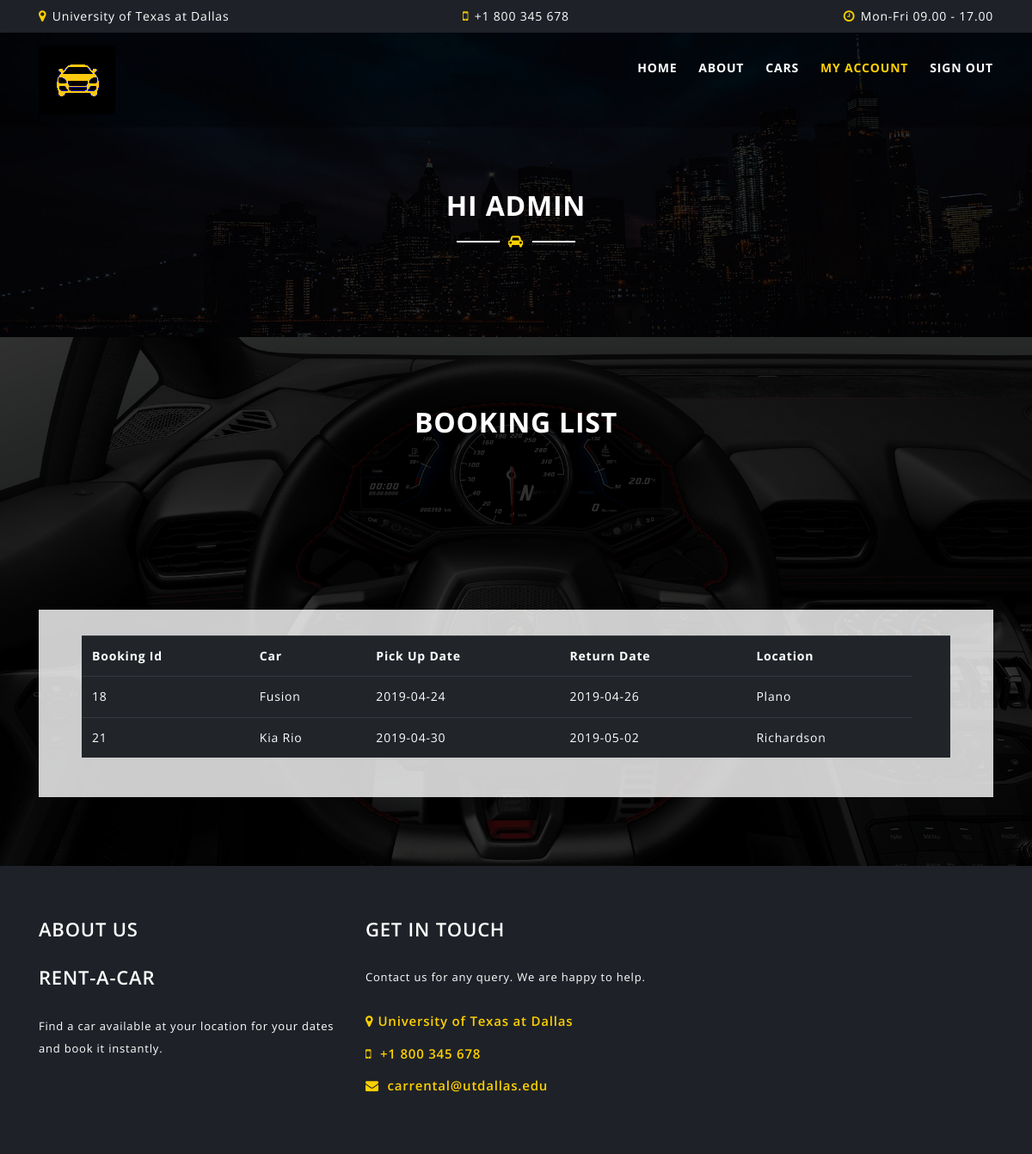
The app's page /myaccount.php (signed in) with its own data.
### tables this page shows
CREATE TABLE `booking` (
  `book_id` int(11) NOT NULL,
  `user_id` int(11) NOT NULL,
  `loc_id` int(11) NOT NULL,
  `car_id` int(11) NOT NULL,
  `pick_up` date NOT NULL,
  `return_date` date NOT NULL,
  `status` varchar(10) NOT NULL,
  `amt` float NOT NULL
);

CREATE TABLE `car` (
  `car_id` int(11) NOT NULL,
  `name` varchar(50) NOT NULL,
  `type_id` int(11) NOT NULL,
  `status` varchar(2) NOT NULL,
  `Image` varchar(20) NOT NULL
);

### myaccount.php (the view, shortened to what this page needs)
<!DOCTYPE html>
<html class="no-js" lang="zxx">
<head>
    <link href="assets/css/bootstrap.min.css" rel="stylesheet">
    <link href="assets/css/plugins/slicknav.min.css" rel="stylesheet">
    <link href="assets/css/plugins/magnific-popup.css" rel="stylesheet">
    <link href="assets/css/plugins/owl.carousel.min.css" rel="stylesheet">
    <link href="assets/css/plugins/gijgo.css" rel="stylesheet">
    <link href="assets/css/font-awesome.css" rel="stylesheet">
    <link href="assets/css/reset.css" rel="stylesheet">
    <link href="style.css" rel="stylesheet">
    <link href="assets/css/responsive.css" rel="stylesheet">
</head>
<body class="loader-active">
    <header id="header-area" class="fixed-top">
        <div id="header-top" class="d-none d-xl-block">
                    <div class="container">
                        <div class="row">
                            <div class="col-lg-4 text-left">
                                <i class="fa fa-map-marker"></i> University of Texas at Dallas
                            </div>
                            <div class="col-lg-4 text-center">
                                <i class="fa fa-mobile"></i> +1 800 345 678
                            </div>
                            <div class="col-lg-4 text-right">
                                <i class="fa fa-clock-o"></i> Mon-Fri 09.00 - 17.00
                            </div>
                        </div>
                    </div>
                </div>
        <div id="header-bottom">
            <div class="container">
                <div class="row">
                    <div class="col-lg-4">
                        <a href="index.php" class="logo">
                            <img src="assets/img/logo.png" alt="JSOFT">
                        </a>
                    </div>
                    <div class="col-lg-8 d-none d-xl-block">
                        <nav class="mainmenu alignright">
                            <ul>
                                <li><a href="index.php">Home</a></li>
                                <li><a href="about.php">About</a></li>
                                <li><a href="cars.php">Cars</a></li>
                                <?php
                                    if(isset($_SESSION['sess_name']))
                                    {
                                        echo "<li  class='active'><a href=myaccount.php>My Account</a></li>";
                                        echo "<li><a href=logout.php>Sign Out</a></li>";
                                    }
                                    else
                                    {
                                        echo "<li><a href=login.php>Login</a></li>";
                                    }
                                ?>
                            </ul>
                        </nav>
                    </div>
                </div>
            </div>
        </div>
    </header>
    <section id="page-title-area" class="section-padding overlay">
        <div class="container">
            <div class="row">
                <div class="col-lg-12">
                    <div class="section-title  text-center">
                        <h2>Hi <?php echo $_SESSION["sess_name"];?></h2>
                        <span class="title-line"><i class="fa fa-car"></i></span>
                    </div>
                </div>
            </div>
        </div>
    </section>
    <section id="slider-area">
        <div class="single-slide-item overlay">
            <div class="section-title  text-center">
                <h2>Booking List</h2>
            </div>
            <div class="container">
                <div class="row">
                    <div class="col-lg-12">
                        <div class="book-a-car">
                            <?php
                                $hostname="localhost";
                                $database="car rental";
                                $username="root";
                                $password="root";
                                $conn = mysqli_connect($hostname, $username, $password,$database);
                                $sql = "SELECT * FROM booking where user_id='".$_SESSION['sess_user_id']."'";
                                $result = $conn->query($sql);
                                $innerTxt="<table class='table table-stripped table-dark'><tr><th>Booking Id </th><th>Car</th><th>Pick Up Date </th><th>Return Date </th><th> Location </th><th></th></tr>";
                                if ($result->num_rows > 0)
                                {
                                    while($row = $result->fetch_assoc() )
                                    {
                                      $sql2 = "SELECT * from car where car_id=".$row["car_id"]."";
                                      $result2 = $conn->query($sql2);
                                      $row2 = $result2->fetch_assoc();
                                        switch ($row["loc_id"]) {
                                          case '1':
                                            $loc = "Plano";
                                            break;
                                            case '2':
                                              $loc = "Richardson";
                                              break;
                                        }
                                        $innerTxt=$innerTxt."<tr>";
                                        $innerTxt=$innerTxt. "<td>".$row["book_id"]."</td><td>".$row2["name"]."</td><td>".$row["pick_up"]."</td><td>".$row["return_date"]."</td><td>".$loc."</td>";
                                        $innerTxt=$innerTxt."</tr>";
                                    }
                                }
                                else
                                {
                                    $innerTxt=$innerTxt."<tr>";
                                        $innerTxt=$innerTxt. "<td>No Bookings Found</td>";
                                        $innerTxt=$innerTxt."</tr>";
                                }
                                $innerTxt=$innerTxt."</table>";
                                echo $innerTxt;
                            ?>
                        </div>
                    </div>
                </div>
            </div>
        </div>
    </section>
    <section id="footer-area">
        <div class="footer-widget-area">
            <div class="container">
                <div class="row">
                    <div class="col-lg-4 col-md-6">
                        <div class="single-footer-widget">
                            <h2>About Us</h2>
                            <div class="widget-body">
                                <h2>Rent-a-Car</h2>
                                <p>Find a car available at your location for your dates and book it instantly.</p>
                            </div>
                        </div>
                    </div>
                    <div class="col-lg-4 col-md-6">
                        <div class="single-footer-widget">
                            <h2>get in touch</h2>
                            <div class="widget-body">
                                <p>Contact us for any query. We are happy to help.</p>
                                <ul class="get-touch">
                                    <li><i class="fa fa-map-marker"></i>University of Texas at Dallas</li>
                                    <li><i class="fa fa-mobile"></i> +1 800 345 678</li>
                                    <li><i class="fa fa-envelope"></i> carrental@utdallas.edu</li>
                                </ul>
                            </div>
                        </div>
                    </div>
                </div>
            </div>
        </div>
    </section>
</body>
</html>

### style.css (style rules this page uses)
.overlay { position: relative; z-index: 1; }
.overlay:after { background-color: rgba(0, 0, 0, 0.8); content: ""; left: 0; position: absolute; top: 0; height: 100%; width: 100%; z-index: -1; }
.section-padding { padding: 100px 0; }
.section-title { font-size: 15px; font-weight: 300; margin-bottom: 80px; }
.section-title h2 { margin-bottom: 10px; position: relative; text-transform: uppercase; }
.section-title .title-line { color: #ffd000; position: relative; }
.section-title .title-line::after { background-color: #333; content: ""; height: 2px; left: -60px; position: absolute; top: 10px; width: 50px; }
.section-title .title-line::before { background-color: #333; content: ""; height: 2px; position: absolute; right: -60px; top: 10px; width: 50px; }
.overlay .section-title h2, .overlay .section-title p { color: #fff; }
.overlay .section-title .title-line::after, .overlay .section-title .title-line::before { background-color: #fff; }
#header-area, #header-area a { color: #fff; }
#header-top { background-color: #1e2228; padding: 8px 0; }
#header-top i { color: #ffd000; font-size: 15px; margin-right: 2px; }
#header-area .header-social-icons a:hover i.fa, #header-area .mainmenu ul li.active a, #header-area .mainmenu ul li:hover a { color: #ffd000; }
#header-bottom { background-color: rgba(0, 0, 0, 0.3); padding: 15px 0; -webkit-transition: all 0.4s ease 0s; transition: all 0.4s ease 0s; }
.logo { display: inline-block; }
.mainmenu ul li { float: left; position: relative; }
.mainmenu ul li a { display: block; font-weight: 700; margin-left: 25px; padding: 15px 0; text-transform: uppercase; -webkit-transition: all 0.4s ease 0s; transition: all 0.4s ease 0s; }
#header-bottom .container { position: relative; }
.slicknav_nav { background-color: #000; border-top: 1px solid #ffd000; position: absolute; top: 65px; width: 100%; }
.slicknav_nav ul, .slicknav_nav ul li a, .slicknav_nav ul li.slicknav_parent a { margin: 0; -webkit-transition: 0.4s; transition: 0.4s; text-transform: uppercase; }
.single-slide-item { background-image: url(assets/img/banner.jpg); background-position: center center; background-size: cover; padding: 80px 0; }
.book-a-car { background-color: rgba(255, 255, 255, 0.8); margin-top: 118px; padding: 30px 50px; }
.footer-widget-area { background-color: #1e2228; padding: 60px 0; }
.footer-widget-area h2, .footer-widget-area { color: #fff; }
.single-footer-widget h2 { font-size: 22px; font-weight: 600; margin-bottom: 30px; text-transform: uppercase; }
.single-footer-widget p { font-size: 13px; line-height: 2; }
.get-touch { color: #ffd000; font-size: 15px; font-weight: 600; line-height: 2.5; margin-top: 20px; }
.get-touch i.fa { margin-right: 5px; }
html, body, #slideslow-bg, #slideslow-bg div { height: 100%; }
#page-title-area { background-image: url("assets/img/page-title.jpg"); background-position: center center; background-size: cover; padding-top: 220px; }
#page-title-area .section-title { margin-bottom: 0; }

### assets/css/responsive.css (style rules this page uses)
@media only screen and (min-width: 992px) { .single-pricing-table, .single-footer-widget { margin-bottom: 0; } }

### records on screen
booking: book_id "18", pick_up "2019-04-24", return_date "2019-04-26", loc "Plano"
car: name "Fusion"
booking: book_id "21", pick_up "2019-04-30", return_date "2019-05-02", loc "Richardson"
car: name "Kia Rio"

### other values on screen
$_SESSION["sess_name"] "ADMIN"
